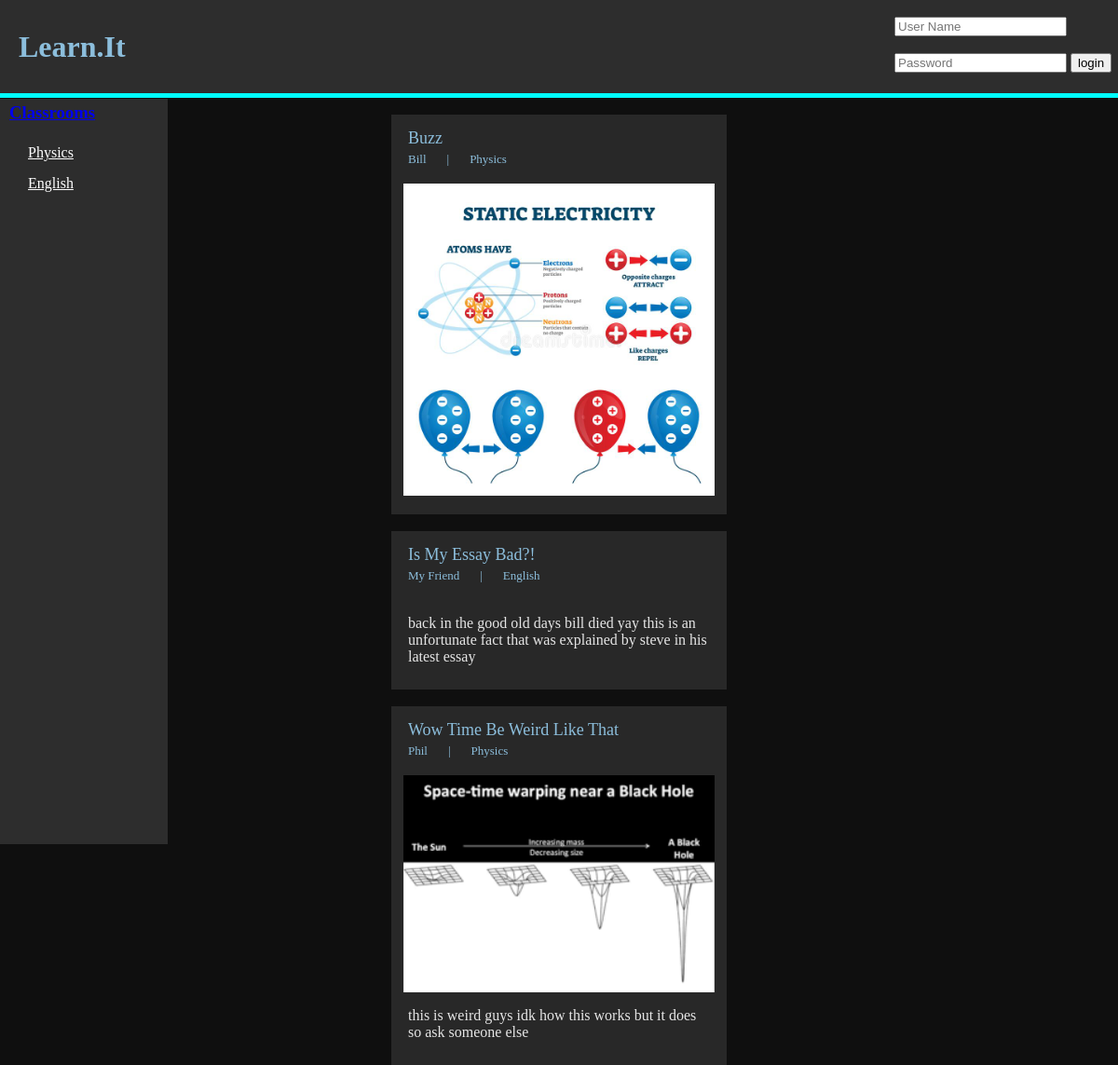
Before: / with the older database file.
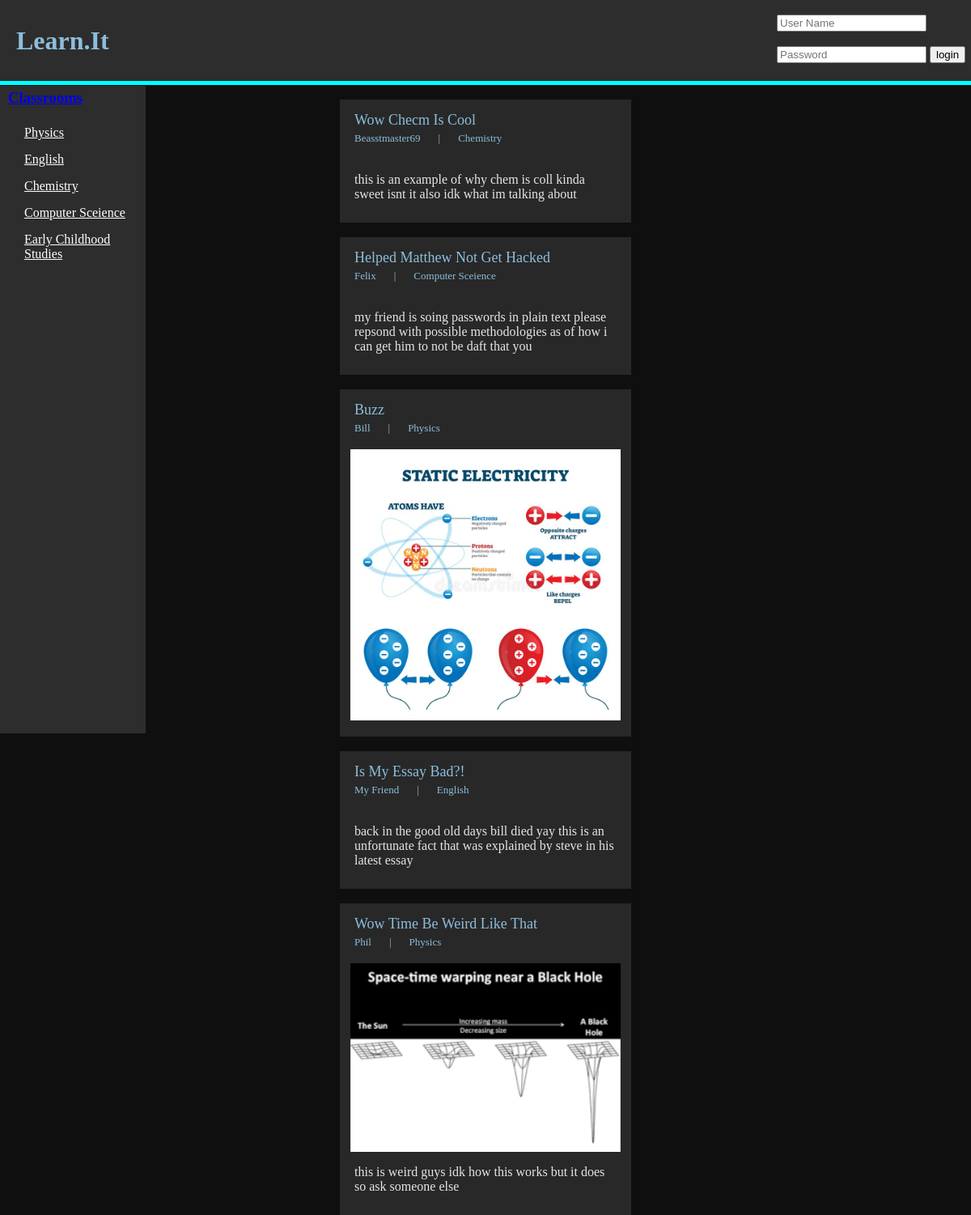
After: the same page with the newer database file.
### tables this page shows
CREATE TABLE classroom (id INTEGER PRIMARY KEY, name STRING, description TEXT, ProPic TEXT);

CREATE TABLE Post (id INTEGER PRIMARY KEY, Uid INTEGER REFERENCES User (id), Cid INTEGER REFERENCES classroom (id), Topic INTEGER REFERENCES Topic (id), title TEXT, content sting, Text TEXT, Usefulness INTEGER);

CREATE TABLE User (id INTEGER PRIMARY KEY, name STRING, description TEXT, PorPic TEXT, password STRING);

### main.py (the view, shortened to what this page needs)
@app.route("/")
def main_user():
    name = ''
    id = 0
    if session.get("_User") is None:
        posts = do_query("""SELECT Post.id,Post.title, Post.content,
                        Post.Text, Post.Usefulness, User.name,
                        classroom.name,Cid from Post join user ON
                        Post.Uid=User.id join classroom ON Post.Cid =
                        classroom.id order by Post.id DESC;""", (), None)
        classes = do_query("""SELECT name, id from classroom""", (), None)
    return render_template("main.html", title="main", stuff=posts, classrooms=
                           classes, uid=id, user_name=name)

### main.py (called while the page is built)
def do_query(query, data, fetch):
    conn = sqlite3.connect("learnit.db")
    cur = conn.cursor()
    cur.execute(query, data)
    if fetch is None:
        result = cur.fetchall()
    else:
        result = cur.fetchone()
    conn.close()
    return result

### templates/main.html (shortened to what this page needs)
<!DOCTYPE html>
<html lang="en" dir="ltr">
<link rel="stylesheet" href="../static/css/style.css">
  <head>
  </head>
  <body>
    {%include 'header.html'%}
    {%include 'sidebar.html'%}
    {%for i in stuff%}
    {%include 'posts.html'%}
    {%endfor%}
  </body>
</html>

### templates/sidebar.html (shortened to what this page needs)
<!DOCTYPE html>
<html lang="en" dir="ltr">
<link rel="stylesheet" href="../static/css/style.css">
  <head>
  </head>
  <body>
    <div class="sidebar">
      <a href="/classes"><h3 class="sidebar-Title">Classrooms</h3></a>
      {%for i in classrooms%}
        <a href="/classroom/{{i[1]}}" class="sidebar-Text">{{i[0]}}</a>
      {%endfor%}
    </div>
  </body>
</html>

### templates/posts.html (shortened to what this page needs)
<!DOCTYPE html>
<html lang="en" dir="ltr">
  <head>
  </head>
  <body>
    <div class="post">
      <p class="post-title">{{i[1]}}</p>
      <a class="post-subtext" href="/">{{i[5]}}</a>
      <p class="post-subtext">|</p>
      <a class="post-subtext" href="/classroom/{{i[7]}}">{{i[6]}}</a>
      <br><br>
      {%if i[2] != None%}
      <img class="post-image" src="../static/images/{{i[2]}}" alt="{{i[2]}}" >
      {%endif%}
      {%if i[3] != None%}
      <p class="post-text">{{i[3]}}</p>
      {%endif%}
    </div>
  </body>
</html>

Changed rows visible on the page:
added classroom: name "Chemistry"
added classroom: name "Computer Sceience"
added classroom: name "Early Childhood Studies"
added Post: title "Wow Checm Is Cool", name "Beasstmaster69", name "Chemistry", Text "this is an example of why chem is coll kinda sweet isnt it also idk what im talking about"
added Post: title "Helped Matthew Not Get Hacked", name "Felix", name "Computer Sceience", Text "my friend is soing passwords in plain text please repsond with possible methodologies as of how i can get him to not be daft that you"
